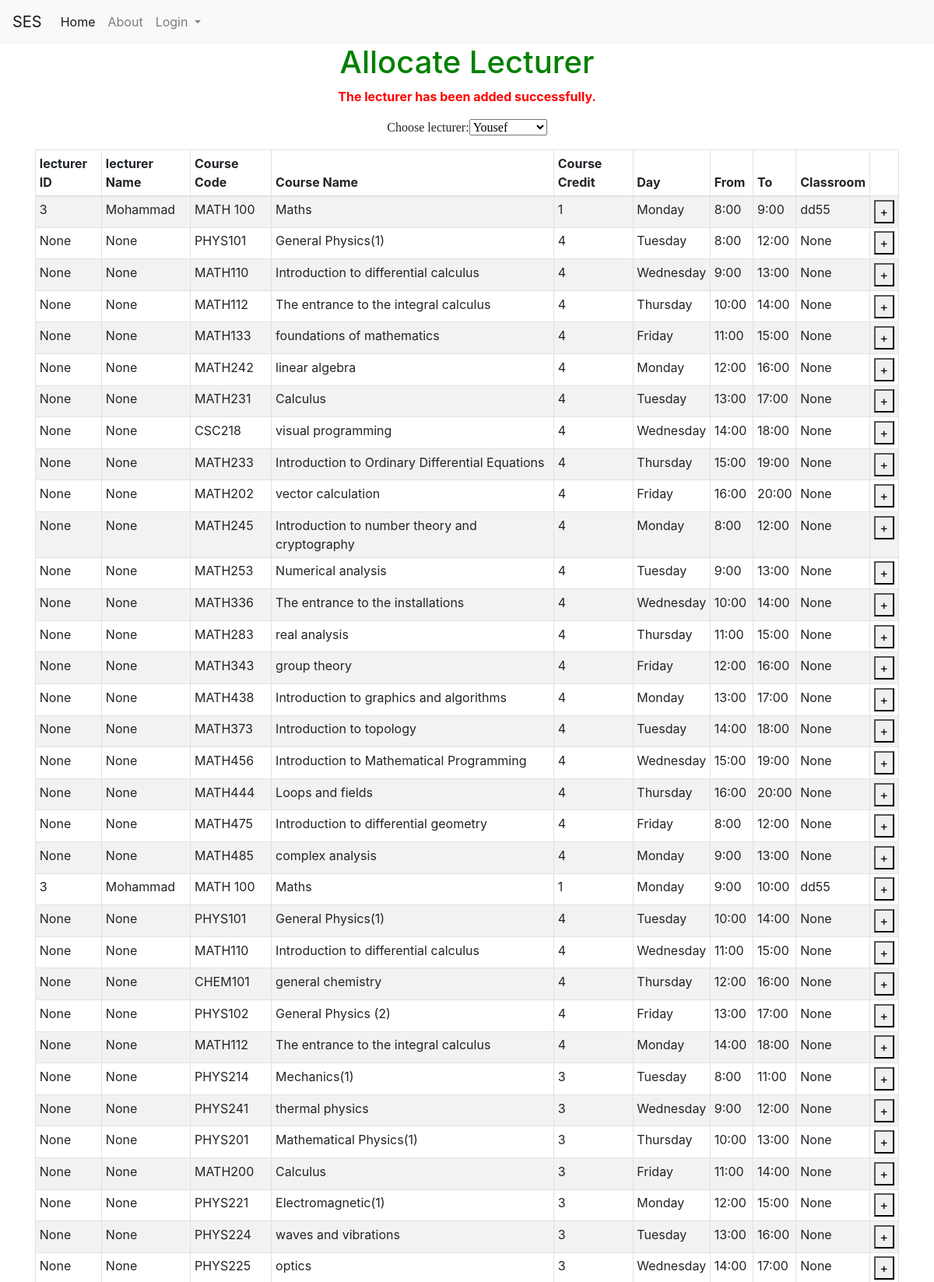
Screenshot of /allocate_lecturerf (upper part) with the database file from the repository.
### tables this page shows
CREATE TABLE course (course_id INTEGER NOT NULL PRIMARY KEY AUTOINCREMENT UNIQUE, course_name [nchar] (10), course_descr [nchar] (10), course_code [nchar] (10), dep_id [int], plan_id [int], level_id [int], credit INTEGER, Day_id REFERENCES Day (Day_id), fromT TIME, toT TIME, loc_id INTEGER, SEM INTEGER DEFAULT (223), lec_id INTEGER);

CREATE TABLE Day (Day_id INTEGER PRIMARY KEY, Day_Decs CHAR);

CREATE TABLE loc (loc_id INTEGER PRIMARY KEY UNIQUE, loc_Cap INTEGER, loc_name CHAR CONSTRAINT loc_id UNIQUE ON CONFLICT IGNORE);

### models.py (models this page shows)
class User(UserMixin, db.Model):
    id = db.Column(db.Integer, primary_key=True)
    email = db.Column(db.String(100), unique=True)
    password = db.Column(db.String(100))
    name = db.Column(db.String(1000))
    dep_id =  db.Column(db.Integer)
    rol_id =  db.Column(db.Integer)

### allocate_lecturer.py (the view)
@allocate_lecturer.route('/allocate_lecturerf', methods=['GET', 'POST'])
def allocate_lecturerf():
    with app.app_context():
        SEM = 223
        con = sqlite3.connect("instance/db.sqlite")
        cur = con.cursor()
        cur.execute("SELECT * FROM user where rol_id = 2")
        lec_dd = cur.fetchall()
        con.commit()
        cur.execute("SELECT * FROM lecturer_view")
        lecturer = cur.fetchall()
        course_id = request.form.get('course_id')
        con.commit()
        lec_id = request.form.get('lec_id')
        print("lec_idss")
        print(lec_id)
        cur.execute(""" SELECT distinct

    cp1.Day_id AS CP1_Day_id,
    cp1.lec_id AS CP1_lec_id,
    cp1.fromT AS CP1_fromT,
    cp1.toT AS CP1_toT,
    cp1.SEM AS CP1_SEm,
    cp2.Day_id AS CP2_Day_id,
    cp2.lec_id AS CP2_lec_id,
    cp2.fromT AS CP2_fromT,
    cp2.toT AS CP2_toT,
    cp2.SEM AS CP2_SEm
FROM
    course AS cp1
JOIN
    course AS cp2
    ON cp2.course_id = cp1.course_id AND cp2.SEM = cp1.SEM

      And (cp2.fromT >= cp1.fromT and cp2.fromT < cp1.toT AND  cp1.fromT <= cp2.fromT and cp2.day_id = cp1.day_id)
      OR (cp2.toT > cp1.fromT and cp2.toT <= cp1.toT AND cp1.fromT <= cp2.fromT and cp2.day_id = cp1.day_id )
      OR (cp2.fromT <= cp1.fromT and cp2.toT >= cp1.toT AND cp1.fromT <= cp2.fromT and cp2.day_id = cp1.day_id)

      where cp2.lec_id = ? AND cp1.SEM = ? and  cp1.course_id = ?  """, (lec_id,SEM,course_id))
        entry = cur.fetchone()
        if entry is None:
            cur.execute("UPDATE  course set lec_id = ? where course_id = ? " , (lec_id, course_id))
            con.commit()
            error = "The lecturer has been added successfully. "
        else:
            error = "There is a time conflict. Choose another lecturer."
        cur.execute("SELECT * FROM lecturer_view")
        lecturer = cur.fetchall()
        con.commit()
        con.close()
    return render_template('allocate_lecturer.html', lec_dd=lec_dd,lecturer=lecturer,error=error)

### templates/allocate_lecturer.html (shortened to what this page needs)
{% extends "base.html" %}
{% block content %}
<h1>Allocate Lecturer</h1>
<Form >
    {% if error %}
    <p style="color:red"><strong>{{error}}</strong></p>
    {% endif %}
  </Form>
       <form id = "c_form" method="post" action="/allocate_lecturerf">
        <p style="font-family:verdana">
            Choose lecturer:<SELECT name="lec_id" style="font-family:verdana" id="lec_id">
            {% for j in lec_dd %}
                <OPTION  value={{j[0]}}>{{j[3]}}</OPTION>
            {% endfor %}
            </SELECT>
            </p>
        <table id="lec_courses" class="table table-striped table-bordered table-sm"  cellspacing="0" width="100%">
            <thead>
              <tr>
                <th>lecturer ID</th>
                <th>lecturer Name</th>
                <th>Course Code</th>
                <th>Course Name</th>
                <th>Course Credit</th>
                <th>Day</th>
                <th>From</th>
                <th>To</th>
                <th>Classroom</th>
              </tr>
              </thead>
              <tbody>
               {% for row in lecturer %}
                      <tr>
                          <td>{{row[1]}}</td>
                          <td>{{row[2]}}</td>
                          <td>{{row[3]}}</td>
                          <td>{{row[4]}}</td>
                          <td>{{row[5]}}</td>
                          <td>{{row[6]}}</td>
                          <td>{{row[7]}}</td>
                          <td>{{row[8]}}</td>
                          <td>{{row[9]}}</td>
                          <td><button class="bi bi-plus" type="submit" value="{{ row[0] }}" name="course_id">+</button></td>
                      </tr>
                  {% endfor %}
              </tbody>
          </table>
       </form>
{% endblock %}

### templates/allocate_lecturer.html (style rules this page uses)
body { text-align: center; }
h1 { color: green; }
table { border-collapse: collapse; width: 100%; }
th, td { padding: 8px; text-align: left; border-bottom: 1px solid #ddd; }

### rows the page displays
course: lec "3", name "Mohammad", course_code "MATH 100", course_name "Maths", credit "1", Day_Decs "Monday", fromT "8:00", toT "9:00", loc_name "dd55"
course: row "None", course_code "PHYS101", course_name "General Physics(1)", credit "4", Day_Decs "Tuesday", fromT "8:00", toT "12:00", {{ row[0] }} 2 (drawn)
course: row "None", course_code "MATH110", course_name "Introduction to differential calculus", credit "4", Day_Decs "Wednesday", fromT "9:00", toT "13:00", {{ row[0] }} 3 (drawn)
course: row "None", course_code "MATH112", course_name "The entrance to the integral calculus", credit "4", Day_Decs "Thursday", fromT "10:00", toT "14:00"
course: row "None", course_code "MATH133", course_name "foundations of mathematics", credit "4", Day_Decs "Friday", fromT "11:00", toT "15:00", {{ row[0] }} 5 (drawn)
course: row "None", course_code "MATH242", course_name "linear algebra", credit "4", Day_Decs "Monday", fromT "12:00", toT "16:00", {{ row[0] }} 6 (drawn)
course: row "None", course_code "MATH231", course_name "Calculus", credit "4", Day_Decs "Tuesday", fromT "13:00", toT "17:00", {{ row[0] }} 7 (drawn)
course: row "None", course_code "CSC218", course_name "visual programming", credit "4", Day_Decs "Wednesday", fromT "14:00", toT "18:00", {{ row[0] }} 8 (drawn)
course: row "None", course_code "MATH233", course_name "Introduction to Ordinary Differential Equations", credit "4", Day_Decs "Thursday", fromT "15:00", toT "19:00", {{ row[0] }} 9 (drawn)
course: row "None", course_code "MATH202", course_name "vector calculation", credit "4", Day_Decs "Friday", fromT "16:00", toT "20:00", {{ row[0] }} 10 (drawn)
course: row "None", course_code "MATH245", course_name "Introduction to number theory and cryptography", credit "4", Day_Decs "Monday", fromT "8:00", toT "12:00", {{ row[0] }} 11 (drawn)
course: row "None", course_code "MATH253", course_name "Numerical analysis", credit "4", Day_Decs "Tuesday", fromT "9:00", toT "13:00", {{ row[0] }} 12 (drawn)
course: row "None", course_code "MATH336", course_name "The entrance to the installations", credit "4", Day_Decs "Wednesday", fromT "10:00", toT "14:00", {{ row[0] }} 13 (drawn)
course: row "None", course_code "MATH283", course_name "real analysis", credit "4", Day_Decs "Thursday", fromT "11:00", toT "15:00", {{ row[0] }} 14 (drawn)
course: row "None", course_code "MATH343", course_name "group theory", credit "4", Day_Decs "Friday", fromT "12:00", toT "16:00", {{ row[0] }} 15 (drawn)
course: row "None", course_code "MATH438", course_name "Introduction to graphics and algorithms", credit "4", Day_Decs "Monday", fromT "13:00", toT "17:00", {{ row[0] }} 16 (drawn)
course: row "None", course_code "MATH373", course_name "Introduction to topology", credit "4", Day_Decs "Tuesday", fromT "14:00", toT "18:00", {{ row[0] }} 17 (drawn)
course: row "None", course_code "MATH456", course_name "Introduction to Mathematical Programming", credit "4", Day_Decs "Wednesday", fromT "15:00", toT "19:00", {{ row[0] }} 18 (drawn)
course: row "None", course_code "MATH444", course_name "Loops and fields", credit "4", Day_Decs "Thursday", fromT "16:00", toT "20:00", {{ row[0] }} 19 (drawn)
course: row "None", course_code "MATH475", course_name "Introduction to differential geometry", credit "4", Day_Decs "Friday", fromT "8:00", toT "12:00", {{ row[0] }} 20 (drawn)
course: row "None", course_code "MATH485", course_name "complex analysis", credit "4", Day_Decs "Monday", fromT "9:00", toT "13:00", {{ row[0] }} 21 (drawn)
course: lec "3", name "Mohammad", course_code "MATH 100", course_name "Maths", credit "1", Day_Decs "Monday", fromT "9:00", toT "10:00", loc_name "dd55", {{ row[0] }} 22 (drawn)
course: row "None", course_code "PHYS101", course_name "General Physics(1)", credit "4", Day_Decs "Tuesday", fromT "10:00", toT "14:00", {{ row[0] }} 23 (drawn)
course: row "None", course_code "MATH110", course_name "Introduction to differential calculus", credit "4", Day_Decs "Wednesday", fromT "11:00", toT "15:00", {{ row[0] }} 24 (drawn)
course: row "None", course_code "CHEM101", course_name "general chemistry", credit "4", Day_Decs "Thursday", fromT "12:00", toT "16:00", {{ row[0] }} 25 (drawn)
course: row "None", course_code "PHYS102", course_name "General Physics (2)", credit "4", Day_Decs "Friday", fromT "13:00", toT "17:00", {{ row[0] }} 26 (drawn)
course: row "None", course_code "MATH112", course_name "The entrance to the integral calculus", credit "4", Day_Decs "Monday", fromT "14:00", toT "18:00", {{ row[0] }} 27 (drawn)
course: row "None", course_code "PHYS214", course_name "Mechanics(1)", credit "3", Day_Decs "Tuesday", fromT "8:00", toT "11:00", {{ row[0] }} 28 (drawn)
course: row "None", course_code "PHYS241", course_name "thermal physics", credit "3", Day_Decs "Wednesday", fromT "9:00", toT "12:00", {{ row[0] }} 29 (drawn)
course: row "None", course_code "PHYS201", course_name "Mathematical Physics(1)", credit "3", Day_Decs "Thursday", fromT "10:00", toT "13:00", {{ row[0] }} 30 (drawn)
course: row "None", course_code "MATH200", course_name "Calculus", credit "3", Day_Decs "Friday", fromT "11:00", toT "14:00", {{ row[0] }} 31 (drawn)
course: row "None", course_code "PHYS221", course_name "Electromagnetic(1)", credit "3", Day_Decs "Monday", fromT "12:00", toT "15:00", {{ row[0] }} 32 (drawn)
course: row "None", course_code "PHYS224", course_name "waves and vibrations", credit "3", Day_Decs "Tuesday", fromT "13:00", toT "16:00", {{ row[0] }} 33 (drawn)
course: row "None", course_code "PHYS225", course_name "optics", credit "3", Day_Decs "Wednesday", fromT "14:00", toT "17:00", {{ row[0] }} 34 (drawn)

### other values shown
{{ error }} "The lecturer has been added successfully."
form field lec_id "Yousef"
